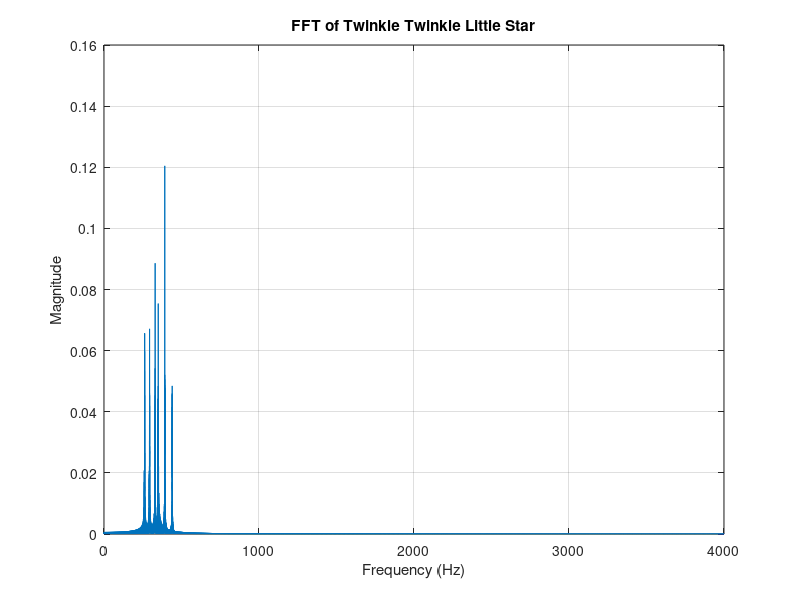

Here is the MATLAB script that generated this plot:
clc;
clear;
close all;

pause(2);


% Sampling frequency
Fs = 8000;

pause(2);


% Define Sa Re Ga Ma Pa Dha frequencies

Sa  = 261.63;
Re  = 293.66;
Ga  = 329.63;
Ma  = 349.23;
Pa  = 392.00;
Dha = 440.00;

pause(2);


% Time duration of each note

duration = 0.5;

t = 0:1/Fs:duration-1/Fs;

pause(2);


% Twinkle Twinkle Little Star
% Sa Re Ga Ma notation

melody = [Sa Sa Pa Pa Dha Dha Pa ...
          Ma Ma Ga Ga Re Re Sa ...
          Pa Pa Ma Ma Ga Ga Re ...
          Pa Pa Ma Ma Ga Ga Re ...
          Sa Sa Pa Pa Dha Dha Pa ...
          Ma Ma Ga Ga Re Re Sa];

pause(3);


% Generate the audio signal

song = [];

pause(2);


for i = 1:length(melody)

    note = sin(2*pi*melody(i)*t);

    song = [song note];

    pause(0.2);

end


pause(3);


% Normalize the signal

song = song/max(abs(song));

pause(2);


% Play the song

sound(song,Fs);

pause(8);


% Save audio file

audiowrite('Twinkle_Twinkle_SaReGaMa.wav',song,Fs);

pause(3);


% Fourier Transform

N = length(song);

Y = fft(song);

pause(3);


% Frequency axis

f = (0:N-1)*(Fs/N);

pause(2);


% Magnitude spectrum

magnitude = abs(Y)/N;

pause(2);


% Plot FFT

figure;

plot(f(1:N/2),magnitude(1:N/2));

xlabel('Frequency (Hz)');
ylabel('Magnitude');

title('FFT of Twinkle Twinkle Little Star');

grid on;

pause(5);


% Find dominant frequencies

[~,index] = sort(magnitude(1:N/2),'descend');

dominant_frequencies = f(index(1:10));

pause(2);


disp('Dominant Frequencies:');

disp(dominant_frequencies);

pause(3);
